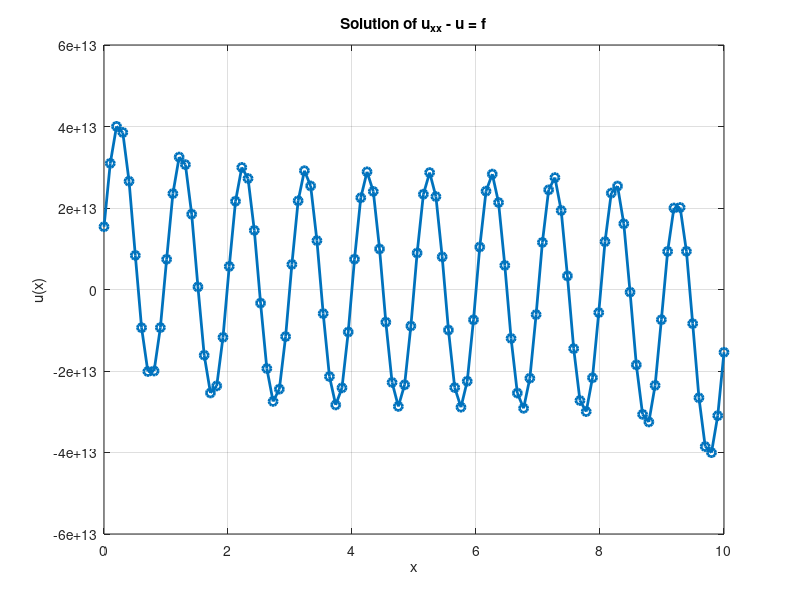

MATLAB code for this plot:
% Simple example to solve u_xx - u = f using Newton's method and GMRES
%%%%%%%%%%%%%%%%%%%%%%%%%%%%%%%%%%%%%%%%%%%%%%%
%cool comment 
%%%%%%%%%%%%%%%%%%%%%%%%%%%%%%%%%%%%%%%%%%%%%%%

% Problem parameters
L = 10;                  % Length of the domain (0, L)
n = 100;                 % Number of grid points
x = linspace(0, L, n)';  % Grid points (make sure x is a column vector)
dx = x(2) - x(1);       % Grid spacing
f = sin(2*pi*x);        % Example forcing term f(x) = sin(2*pi*x)

% Initial guess (u0), we assume it's a rough guess
u0 = zeros(n, 1);

% Set up the finite difference matrix for u_xx
D2 = diag(-2*ones(n,1)) + diag(ones(n-1,1), 1) + diag(ones(n-1,1), -1);
D2 = D2 / dx^2;  % Second derivative matrix (scaled by dx^2)

% Define the operator for the PDE
L = @(u) D2*u - u; % L(u) = u_xx - u

% Define the residual function F(u) = L(u) - f
F = @(u) L(u) - f;  % Ensure F(u) returns a column vector

% Newton's method parameters
tol = 1e-6;        % Convergence tolerance
maxIter = 50;      % Maximum number of iterations
u = u0;            % Start with initial guess u0
residual = norm(F(u));  % Initial residual

% Newton's method loop
for iter = 1:maxIter
    if residual < tol
        fprintf('Converged to tolerance after %d iterations.\n', iter);
        break;
    end
    
    % Compute the Jacobian of F(u), which is the matrix of second derivatives
    % For the linear case, the Jacobian is just D2 - I (where I is the identity matrix)
    J = D2 - eye(n);

    % Solve the linear system J * du = -F(u) using GMRES
    rhs = F(u);  % Ensure rhs is a column vector
    if size(rhs, 1) ~= n
        error('Right-hand side vector does not have the correct size');
    end
    
    % GMRES with right-hand side rhs
    [du, flag] = gmres(J, rhs, 20, tol, 50);  % GMRES with right-hand side rhs

    % Check if GMRES converged
    if flag ~= 0
        fprintf('GMRES did not converge, flag = %d\n', flag);
        break;
    end
    
    % Update the solution
    u = u + du;
    
    % Compute the new residual
    residual = norm(F(u));
    
    fprintf('Iteration %d: Residual = %.6e\n', iter, residual);
end

% Plot the final solution
figure;
plot(x, u, '-o', 'LineWidth', 2);
title('Solution of u_{xx} - u = f');
xlabel('x');
ylabel('u(x)');
grid on;
